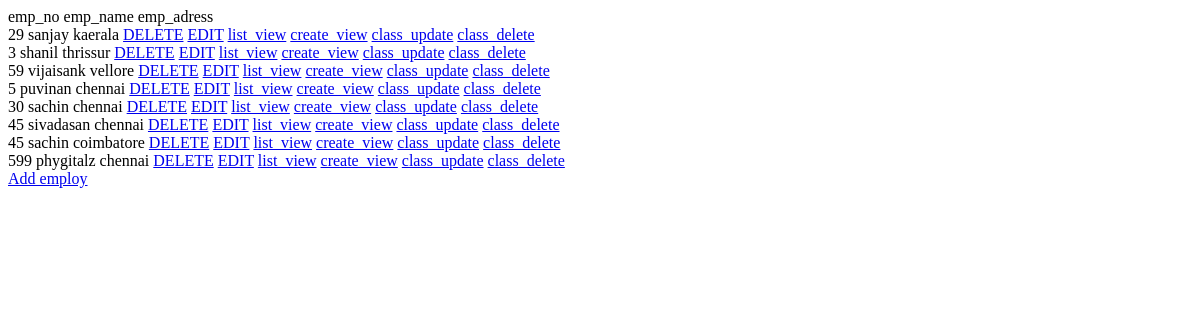
The app's page /view/, older data.
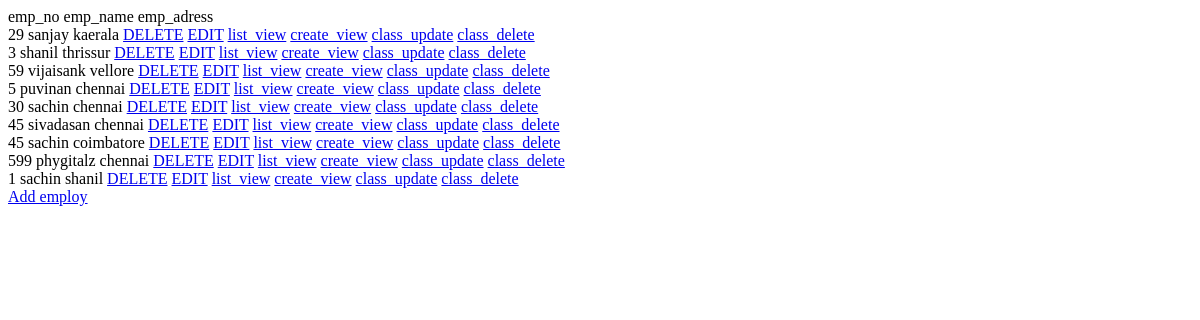
The same page, newer data.
### myapp/models.py (models this page shows, shortened)
class employee(models.Model):
    emp_no=models.IntegerField()
    emp_name=models.CharField(max_length=10)
    emp_adress=models.CharField(max_length=10)

### myapp/views.py (the view)
# urls.py: path('view/',views.get_data,name='main'),
def get_data(request):
    emp1 = employee.objects.all()
    return render(request, "employ/get_employ.html", context={'emp1': emp1})

### templates/employ/get_employ.html (shortened to what this page needs)
<!DOCTYPE html>
<html lang="en">
<head>
</head>
<body>
<tr>
    <th>emp_no</th>
    <th>emp_name</th>
    <th>emp_adress</th><br>
</tr>
<tr>
    {% for S in emp1%}
    <td>{{S.emp_no}}</td>
    <td>{{S.emp_name}}</td>
    <td>{{S.emp_adress}}</td>
    <td><a href="\delete/{{S.id}}">DELETE</a></td>
    <td><a href="\update/{{S.id}}">EDIT</a></td>
    <td><a href="{% url 'list' %}">list_view</a> </td>
    <td><a href="{% url 'create'%}">create_view</a></td>
    <td><a href="{% url 'update' pk=S.id %}">class_update</a></td>
    <td><a href="{% url 'delete' pk=S.id %}">class_delete</a></td><br>
</tr>
   {% endfor %}
      <td><a href="\add">Add employ</a></td><br>
</body>
</html>

Row changes from the older to the newer data that the page shows:
added employee: emp_no "1", emp_name "sachin", emp_adress "shanil"
